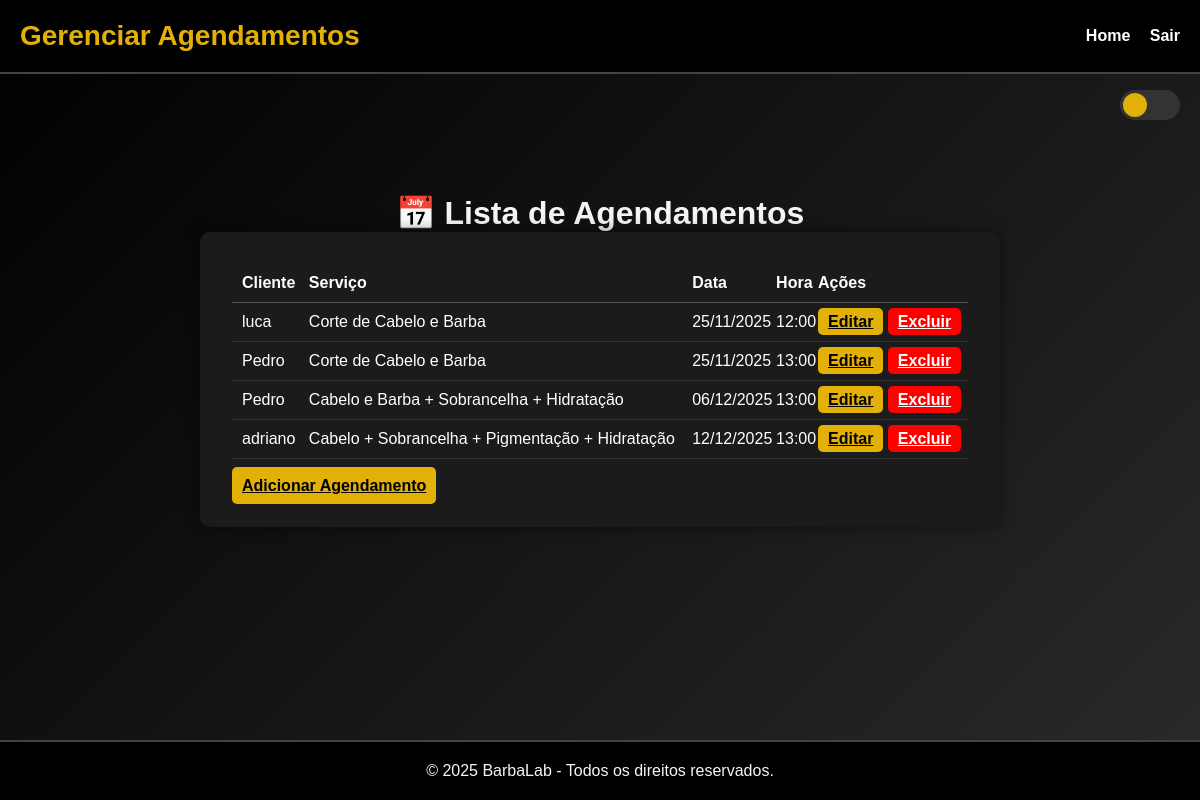
Screenshot of /Admin/admin.php (signed in) with the database file from the repository.
### tables this page shows
CREATE TABLE `agendamento` (
  `id` int(11) NOT NULL,
  `nome` varchar(150) NOT NULL,
  `email` varchar(255) NOT NULL,
  `serviços` varchar(150) NOT NULL,
  `data` date NOT NULL,
  `hora` time NOT NULL
);

### Admin/Admin.php (the view, shortened to what this page needs)
<?php
include '../conexao.php';
$sql = "SELECT id, nome, serviços, data, hora FROM agendamento ORDER BY data, hora";
$result = $conn->query($sql);
?>
<!DOCTYPE html>
<html lang="pt-BR">
<head>
<link rel="stylesheet" href="../style.css">
</head>
<body>
<header>
  <h1>Gerenciar Agendamentos</h1>
  <nav>
    <a href="../index.php">Home</a>
    <a href="../logout_adm.php">Sair</a>
  </nav>
</header>
<div class="theme-toggle" id="themeToggle">
    <div class="slider"><span class="icon"></span></div>
</div>
<div class="login-container">
  <h1>📅 Lista de Agendamentos</h1>
  <div class="login-box" style="width: 800px; text-align: left;">
    <table style="width:100%; border-collapse: collapse; color:white;">
      <tr style="border-bottom: 1px solid #555;">
        <th style="padding:10px;">Cliente</th>
        <th>Serviço</th>
        <th>Data</th>
        <th>Hora</th>
        <th>Ações</th>
      </tr>
      <?php if ($result->num_rows > 0): ?>
        <?php while($row = $result->fetch_assoc()): ?>
          <tr style="border-bottom: 1px solid #333;">
            <td style="padding:10px;"><?= $row['nome']; ?></td>
            <td><?= $row['serviços']; ?></td>
            <td><?= date("d/m/Y", strtotime($row['data'])); ?></td>
            <td><?= substr($row['hora'],0,5); ?></td>
            <td>
              <a href="editar_agendamento.php?id=<?= $row['id']; ?>" class="btn" style="padding:5px 10px;">Editar</a>
              <a href="excluir_agendamento.php?id=<?= $row['id']; ?>" class="btn" style="padding:5px 10px; background:red; color:white;">Excluir</a>
            </td>
          </tr>
        <?php endwhile; ?>
      <?php else: ?>
        <tr>
          <td colspan="5" style="padding:20px; text-align:center;">Nenhum agendamento encontrado.</td>
        </tr>
      <?php endif; ?>
    </table>
    <br>
    <a href="agendamento_admin.php" class="btn">Adicionar Agendamento</a>
  </div>
</div>
<footer>
  <p>© 2025 BarbaLab - Todos os direitos reservados.</p>
</footer>
</body>
</html>

### style.css (style rules this page uses)
* { margin: 0; padding: 0; box-sizing: border-box; }
body { font-family: 'Poppins', sans-serif; background: linear-gradient(135deg, #000, #2a2a2a); min-height: 100vh; color: #f5f5f5; transition: all 0.3s ease; display: flex; flex-direction: column; }
header { width: 100%; background: #000; padding: 20px; display: flex; justify-content: space-between; align-items: center; border-bottom: 2px solid #444; }
header h1 { color: #e2b007; font-size: 28px; }
nav a { text-decoration: none; color: #fff; margin-left: 15px; font-weight: bold; transition: 0.3s; }
.theme-toggle { position: absolute; top: 90px; right: 20px; width: 60px; height: 30px; background: #333; border-radius: 30px; cursor: pointer; transition: all 0.3s ease; display: flex; align-items: center; padding: 3px; z-index: 1000; }
.theme-toggle .slider { width: 24px; height: 24px; background: #e2b007; border-radius: 50%; position: absolute; left: 3px; transition: 0.3s ease; }
.login-container { width: 100%; margin-top: 120px; margin-bottom: 60px; display: flex; flex-direction: column; align-items: center; }
.login-box { background: #1b1b1b; padding: 2rem; border-radius: 10px; width: 340px; box-shadow: 0 0 15px rgba(0,0,0,0.5); text-align: center; }
.btn { width: 100%; padding: 10px; background: #e2b007; color: #000; font-weight: bold; border: none; border-radius: 5px; cursor: pointer; margin-top: 10px; }
footer { margin-top: auto; width: 100%; padding: 20px; background: #000; text-align: center; border-top: 2px solid #444; }

### rows the page displays
agendamento: nome "luca", serviços "Corte de Cabelo e Barba", data "25/11/2025", hora "12:00"
agendamento: nome "Pedro", serviços "Corte de Cabelo e Barba", data "25/11/2025", hora "13:00"
agendamento: nome "Pedro", serviços "Cabelo e Barba + Sobrancelha + Hidratação", data "06/12/2025", hora "13:00"
agendamento: nome "adriano", serviços "Cabelo + Sobrancelha + Pigmentação + Hidratação", data "12/12/2025", hora "13:00"
